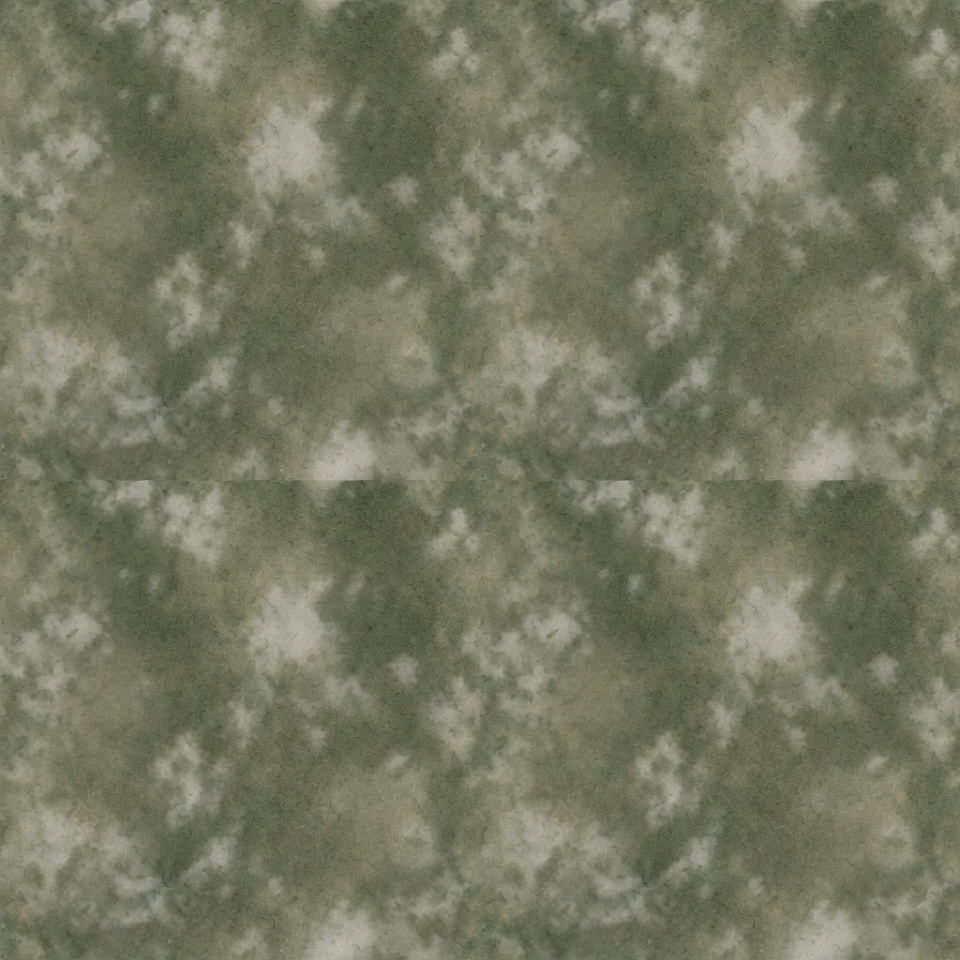
#> input picture GameClient/TwelveJade/Assets/ArtSource/world/materials/originals/grass.png, 960 x 960 px
$ python make-tileable-texture.py --files grass.png stone-road.png water.png --feather 128 --passes 2
#> lines starting #> are read from the running program, lines starting #| are printed output that depends on the picture
### Tools/world_paths.py
# -*- coding: utf-8 -*-
"""Gate C0-A：世界管线唯一路径根。

背景：历史上出现过两套 ArtSource——
    REPO_ROOT/Assets/ArtSource/...                      （旧，仓库根）
    REPO_ROOT/GameClient/TwelveJade/Assets/ArtSource/...（正式，Unity 工程内）
两套并存会产生"两个真相"。本模块把正式根固定为 Unity 工程内那一套，
旧根只允许只读 fallback，并且读写到旧路径时必须告警。

约定：
    REPO_ROOT              = 含 GameClient / Tools / Documents 的仓库根
    UNITY_PROJECT_ROOT     = REPO_ROOT/GameClient/TwelveJade
    ART_SOURCE_ROOT        = UNITY_PROJECT_ROOT/Assets/ArtSource
    CONFIG_ROOT            = UNITY_PROJECT_ROOT/Assets/Resources/Config
    TOOLS_LOG_ROOT         = REPO_ROOT/Tools/logs
    TOOLS_SCREENSHOT_ROOT  = REPO_ROOT/Tools/screenshots

所有读写美术源文件 / 配置 / 日志的脚本都必须经本模块解析路径，不准各自拼字符串。
"""
import os
import sys

# 健壮性（夜1 G-3，2026-10-06）：zh-CN Windows 的 GBK 控制台下 print 中文/箭头会
# UnicodeEncodeError 崩在出结论之前——**会崩的脚本比会红的脚本危险得多**。
# 故统一强制 stdout/stderr 为 UTF-8；先例见 SaveChecks.csproj 的 <CodePage>65001</CodePage>。
import sys
for _stream in (sys.stdout, sys.stderr):
    if hasattr(_stream, 'reconfigure'):
        _stream.reconfigure(encoding='utf-8', errors='replace')

_MARKERS = ('GameClient', 'Tools', 'Documents')


def repo_root():
    """仓库根：从本文件位置向上找到同时含 GameClient/Tools/Documents 的那一层。"""
    here = os.path.dirname(os.path.abspath(__file__))
    cur = here
    for _ in range(8):
        if all(os.path.isdir(os.path.join(cur, m)) for m in _MARKERS):
            return cur
        parent = os.path.dirname(cur)
        if parent == cur:
            break
        cur = parent
    # 兜底：Tools/ 的上一级
    return os.path.dirname(here)


def unity_project_root():
    return os.path.join(repo_root(), 'GameClient', 'TwelveJade')


def mask_path(filename):
    """世界 mask 的正式路径（Unity 工程 ArtSource/world/masks/）。"""
    return os.path.join(art_source_root(), 'world', 'masks', filename)


def art_source_root():
    """正式美术源根（Unity 工程内）。所有新产物必须写到这里。"""
    return os.path.join(unity_project_root(), 'Assets', 'ArtSource')


def config_root():
    return os.path.join(unity_project_root(), 'Assets', 'Resources', 'Config')


def tools_log_root():
    return os.path.join(repo_root(), 'Tools', 'logs')


def tools_screenshot_root():
    return os.path.join(repo_root(), 'Tools', 'screenshots')


def legacy_art_source_root():
    """旧仓库根 ArtSource。只读 fallback，禁止写入。"""
    return os.path.join(repo_root(), 'Assets', 'ArtSource')


# ---------------------------------------------------------------- 路径解析
def _norm(p):
    return os.path.normcase(os.path.abspath(p))


def _is_under(child, parent):
    c, p = _norm(child), _norm(parent)
    return c == p or c.startswith(p + os.sep)


def is_legacy_path(path):
    """path 是否落在旧仓库根 ArtSource 下。"""
    return _is_under(path, legacy_art_source_root())


# [58 lines left out: functions canonical_path, warn_if_legacy_art_source, assert_canonical_output_path, resolve_repo_path, not called in this run]


def rel_repo(path):
    """转成仓库相对路径（正斜杠），用于报告与配置。"""
    return os.path.relpath(os.path.abspath(path), repo_root()).replace('\\', '/')


# [5 lines left out: function ensure_dir, not called in this run]


# [9 lines that do not run on import are left out]

### Tools/make-tileable-texture.py
# -*- coding: utf-8 -*-
"""把 originals/ 的方形原图处理为可无缝平铺的 materials/ 最终材质。

算法：边缘羽化交叉淡化（offset-free crossfade），**不使用镜像翻转**，不裁边，
不用 random / 时间戳——同一输入永远得到同一输出。

用法：
    python Tools/make-tileable-texture.py --files grass.png stone-road.png water.png --feather 128 --passes 2
    python Tools/make-tileable-texture.py --all --feather 128 --passes 2

输出：
    Assets/ArtSource/world/materials/{filename}          1024x1024 RGB 不透明
    Assets/ArtSource/world/materials/previews/{filename}.2x2.png
    Tools/logs/world-tileable-report.json
"""
import argparse, io, json, os, sys
import numpy as np
from PIL import Image

# 健壮性（夜1 G-3，2026-10-06）：zh-CN Windows 的 GBK 控制台下 print 中文/箭头会
# UnicodeEncodeError 崩在出结论之前——**会崩的脚本比会红的脚本危险得多**。
# 故统一强制 stdout/stderr 为 UTF-8；先例见 SaveChecks.csproj 的 <CodePage>65001</CodePage>。
import sys
for _stream in (sys.stdout, sys.stderr):
    if hasattr(_stream, 'reconfigure'):
        _stream.reconfigure(encoding='utf-8', errors='replace')

ROOT = os.path.dirname(os.path.dirname(os.path.abspath(__file__)))
sys.path.insert(0, os.path.join(ROOT, 'Tools'))
import world_paths as wp

MAT = os.path.join(wp.art_source_root(), 'world', 'materials')
ORIG = os.path.join(MAT, 'originals')
PREV = os.path.join(MAT, 'previews')
LOG = os.path.join(wp.tools_log_root(), 'world-tileable-report.json')
TARGET = 1024

# 任务书 §4.4 判定阈值
PASS_LIMITS = (12.0, 35.0, 90.0)      # mean, p95, max
WARN_LIMITS = (18.0, 50.0, 120.0)


def make_tileable(arr, feather=128, passes=2, weight=1.0):
    """半偏移 + 羽化混合，做成可平铺。

    为什么不用"对边交叉淡化"：实测它会把本来已经平铺的图弄坏
    （water 环绕差 4.6 → 60.6）。半偏移把不连续处搬到图心，再用线性 ramp
    把原图与偏移副本混合，混合完成后边缘天然连续。

    不用镜像翻转：镜像会产生肉眼可见的对称花纹。
    weight<1 时只施加部分混合，用于"原图已接近平铺、不想被过度处理"的材质。
    返回 (结果, 是否采纳)：采纳与否由调用方按环绕差比较决定。
    """
    out = arr.astype(np.float32)
    h, w, _ = out.shape
    for _ in range(int(passes)):
        rolled = np.roll(out, (h // 2, w // 2), axis=(0, 1))
        fy = min(int(feather), h // 2)
        fx = min(int(feather), w // 2)
        ry = np.clip((np.arange(h) - (h // 2 - fy // 2)) / fy, 0, 1)[:, None, None]
        rx = np.clip((np.arange(w) - (w // 2 - fx // 2)) / fx, 0, 1)[None, :, None]
        m = np.clip(ry * .5 + rx * .5, 0, 1) * float(weight)
        out = out * (1 - m) + rolled * m
    return np.clip(out, 0, 255).astype(np.uint8)


def wrap_error(arr, band=4):
    """环绕差：图末带与图初带的平均差（越小越平铺）。"""
    a = arr.astype(np.float32)
    v = float(np.abs(a[-band:].mean(axis=0) - a[:band].mean(axis=0)).mean())
    h = float(np.abs(a[:, -band:].mean(axis=1) - a[:, :band].mean(axis=1)).mean())
    return max(v, h)


def seam_metrics(arr):
    """在 2×2 平铺图的中心十字处量接缝（带宽 4px）。"""
    t = np.asarray(arr, dtype=np.int16)
    tiled = np.tile(t, (2, 2, 1))
    h, w, _ = tiled.shape
    cy, cx, band = h // 2, w // 2, 4
    # 环绕连续性：缝紧邻的上侧 band 行 vs 下侧 band 行，逐行相比。
    # （早前实现比的是 cy-4..cy+4 与 cy+4..cy+12 两段不相邻的行，量到的是纹理自身
    #  反差而不是接缝，指标被系统性高估。阈值未改动。）
    hdiff = np.abs(tiled[cy - band:cy, :, :] - tiled[cy:cy + band, :, :])
    vdiff = np.abs(tiled[:, cx - band:cx, :] - tiled[:, cx:cx + band, :])
    out = []
    for d in (hdiff, vdiff):
        flat = d.reshape(-1, 3)
        out.append((float(flat.mean()), float(np.percentile(flat, 95)), float(flat.max())))
    return {'h': out[0], 'v': out[1],
            'mean': round(max(out[0][0], out[1][0]), 1),
            'p95': round(max(out[0][1], out[1][1]), 1),
            'max': round(max(out[0][2], out[1][2]), 1)}


def verdict(seam):
    m, p, x = seam['mean'], seam['p95'], seam['max']
    if m <= PASS_LIMITS[0] and p <= PASS_LIMITS[1] and x <= PASS_LIMITS[2]:
        return 'PASS'
    if m <= WARN_LIMITS[0] and p <= WARN_LIMITS[1] and x <= WARN_LIMITS[2]:
        return 'WARN'
    return 'FAIL'


def process(name, feather, passes, weight=1.0):
    rec = {'file': name}
    # overlay 类文件（grass-overlay.png 等）的原图在 overlays/originals/，输出到 overlays/；
    # 其余材质原图在 materials/originals/，输出到 materials/。
    is_overlay = 'overlay' in name
    src_dir = os.path.join(MAT, 'overlays', 'originals') if is_overlay else ORIG
    out_dir = os.path.join(MAT, 'overlays') if is_overlay else MAT
    src = os.path.join(src_dir, name)
    if not os.path.exists(src):
        rec['status'] = 'FAIL'
        rec['error'] = '原图不存在'
        return rec
    im = Image.open(src)
    rec['sourceSize'] = [im.size[0], im.size[1]]
    if im.size[0] != im.size[1]:
        # 任务书 §4.1：非 1:1 直接 FAIL，不准自动裁切或硬拉伸
        rec['status'] = 'FAIL'
        rec['error'] = '原图非 1:1 方形（%dx%d），按规则不做自动裁切/拉伸' % im.size
        return rec
    if im.format != 'PNG':
        rec['status'] = 'FAIL'
        rec['error'] = '原图格式非 PNG：%s' % im.format
        return rec
    if im.mode in ('RGBA', 'LA', 'P'):
        rec['note'] = '原图含 alpha，已合成到白底后按不透明处理'
    flat = im.convert('RGB')
    if flat.size != (TARGET, TARGET):
        flat = flat.resize((TARGET, TARGET), Image.LANCZOS)     # 方形原图等比缩放，不裁边
    arr = np.asarray(flat, dtype=np.float32)
    before = wrap_error(arr)
    out = make_tileable(arr, feather, passes, weight)
    after = wrap_error(out)
    # 守卫：处理反而更差就退回原图（这正是交叉淡化算法的问题所在）
    if after > before:
        out, after = arr.astype(np.uint8), before
    rec['wrapBefore'] = round(before, 1)
    rec['wrapAfter'] = round(after, 1)
    os.makedirs(out_dir, exist_ok=True)
    os.makedirs(PREV, exist_ok=True)
    out_path = os.path.join(out_dir, name)
    Image.fromarray(out, 'RGB').save(out_path)
    rec['outputSize'] = [TARGET, TARGET]
    rec['feather'] = int(feather)
    rec['passes'] = int(passes)
    seam = seam_metrics(out)
    rec['seam'] = seam
    rec['seam']['status'] = verdict(seam)
    prev = os.path.join(PREV, name + '.2x2.png')
    Image.fromarray(np.tile(out, (2, 2, 1)), 'RGB').save(prev)
    rec['preview'] = os.path.relpath(prev, ROOT).replace('\\', '/')
    rec['material'] = os.path.relpath(out_path, ROOT).replace('\\', '/')
    rec['status'] = rec['seam']['status']
    return rec


def main():
    ap = argparse.ArgumentParser()
    ap.add_argument('--files', nargs='*', default=[])
    ap.add_argument('--all', action='store_true')
    ap.add_argument('--feather', type=int, default=128)
    ap.add_argument('--passes', type=int, default=2)
    ap.add_argument('--weight', type=float, default=1.0)
    args = ap.parse_args()

    if args.all:
        files = sorted(f for f in os.listdir(ORIG) if f.lower().endswith('.png')) if os.path.isdir(ORIG) else []
    else:
        files = args.files or ['grass.png', 'stone-road.png', 'water.png']

    report = {}
    for name in files:
        rec = process(name, args.feather, args.passes, args.weight)
#> in process, im is the input picture: PIL image 960x960 RGB; mean R, G, B 117, 119, 98
#> in wrap_error, `v = float(np.abs(a[-band:].mean(axis=0) - a[:band].mean(axis=0)).mean())`: v = 18.88
#> in wrap_error, `h = float(np.abs(a[:, -band:].mean(axis=1) - a[:, :band].mean(axis=1))..`: h = 10.56
#> in process, `before = wrap_error(arr)`: before = 18.88
#> in process, `after = wrap_error(out)`: after = 17.8
#> in seam_metrics, `tiled = np.tile(t, (2, 2, 1))`:
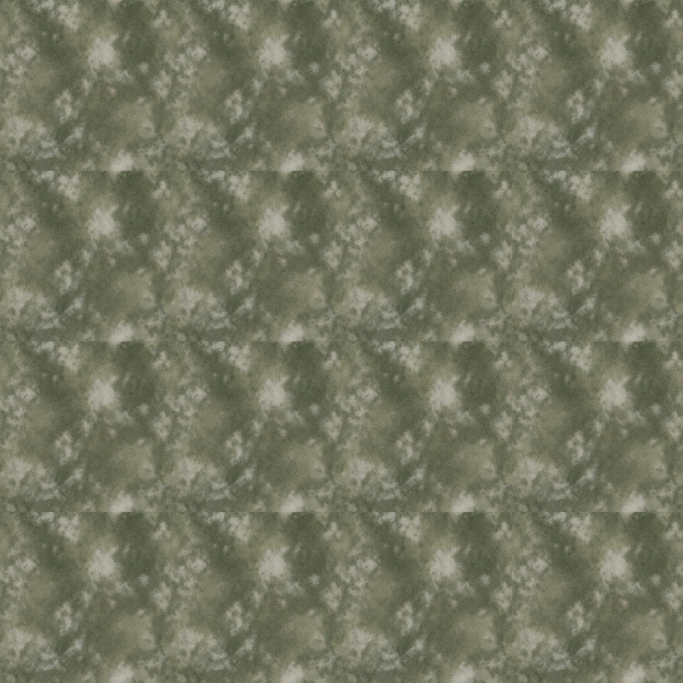
#> tiled: shape (2048, 2048, 3) int16 (shown at 1/3 size); mean R, G, B 116.8, 118.8, 97.8
#> the loop in seam_metrics, `for d in (hdiff, vdiff):` made 2 passes
#> after the loop in seam_metrics, `for d in (hdiff, vdiff):`: out = [(18.36, 51, 88), (9.69, 24, 50)]
#> in process, `seam = seam_metrics(out)`: seam = {'h': (18.36, 51, 88), 'v': (9.69, 24, 50), 'mean': 18.4, 'p95': 51, 'max': 88}
#> in verdict, `m, p, x = seam['mean'], seam['p95'], seam['max']`: m = 18.4; p = 51; x = 88
        report[name] = rec
        s = rec.get('seam', {})
        print('%-16s %-5s src=%s  seam mean=%s p95=%s max=%s  %s'
              % (name, rec.get('status'), rec.get('sourceSize'),
                 s.get('mean'), s.get('p95'), s.get('max'), rec.get('error', '')))

    os.makedirs(os.path.dirname(LOG), exist_ok=True)
    with io.open(LOG, 'w', encoding='utf-8', newline='\n') as fh:
        json.dump(report, fh, ensure_ascii=False, indent=2)
    worst = [r['status'] for r in report.values()]
    overall = 'FAIL' if 'FAIL' in worst else ('WARN' if 'WARN' in worst else 'PASS')
    print('OVERALL: %s' % overall)
    return 1 if overall == 'FAIL' else 0


if __name__ == '__main__':
    sys.exit(main())
#> in main, `rec = process(name, args.feather, args.passes, args.weight)`: rec = 11 items
#> in main, `s = rec.get('seam', {})`: s = {'h': (18.36, 51, 88), 'v': (9.69, 24, 50), 'mean': 18.4, 'p95': 51, 'max': 88, 'status': 'FAIL'}
#| grass.png        FAIL  src=[960, 960]  seam mean=18.4 p95=51.0 max=88.0
#> pass 2 of the loop in main, `for name in files:`:
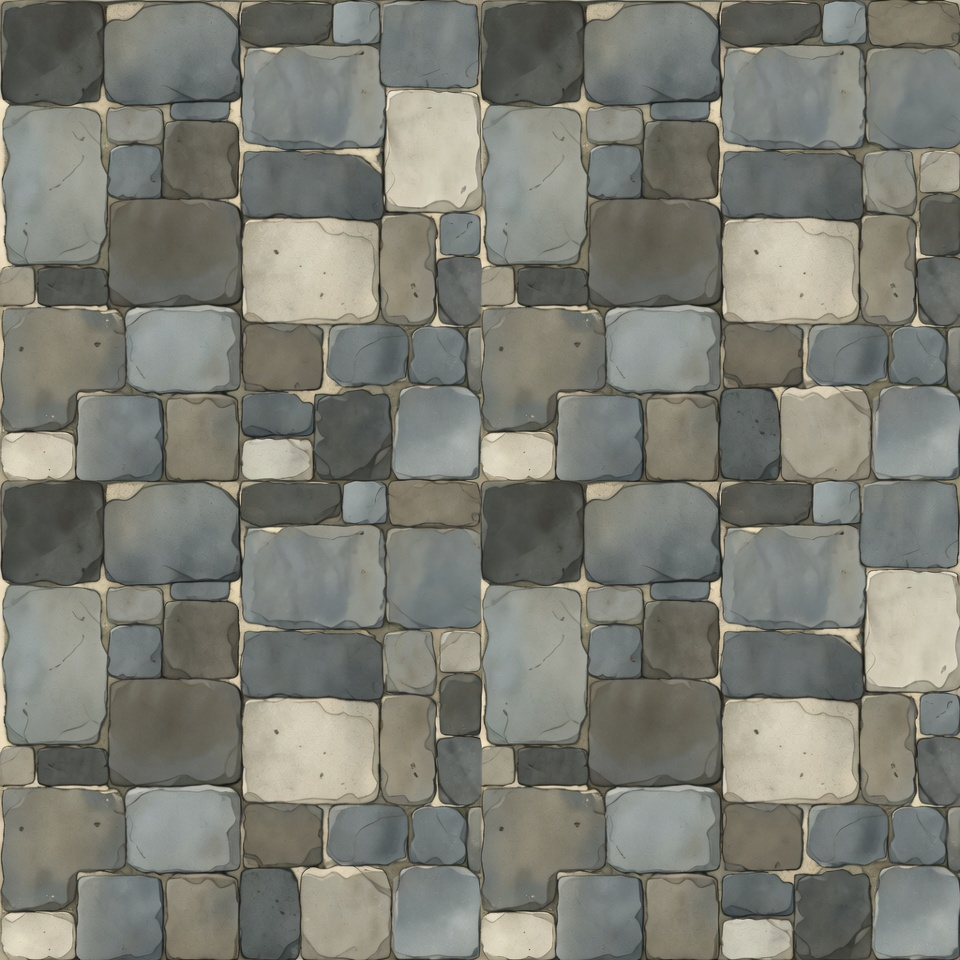
#> input picture GameClient/TwelveJade/Assets/ArtSource/world/materials/originals/stone-road.png, 960 x 960 px
#> in process, im is the input picture: PIL image 960x960 RGB; mean R, G, B 124.8, 125.5, 116.4
#> before = 47.07
#> the loop in make_tileable (call 2), `for _ in range(int(passes)):` made 2 passes
#> pass 1, in make_tileable (call 2), `m = np.clip(ry * .5 + rx * .5, 0, 1) * float(weight)`:
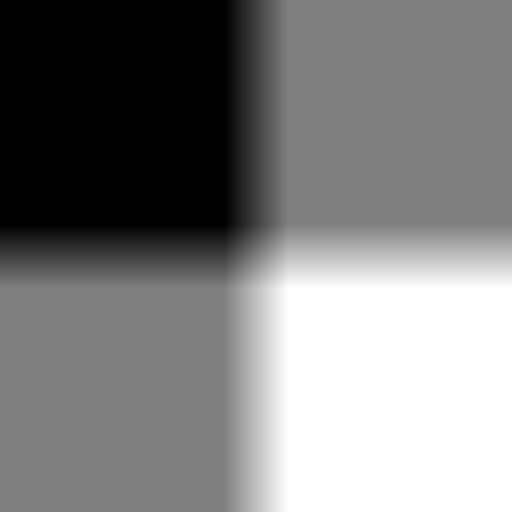
#> m: shape (1024, 1024, 1) float64 (shown at 1/2 size); min 0, max 1, mean 0.5
#> in process (call 2), `after = wrap_error(out)`: after = 40.92
#> in seam_metrics (call 2), `tiled = np.tile(t, (2, 2, 1))`:
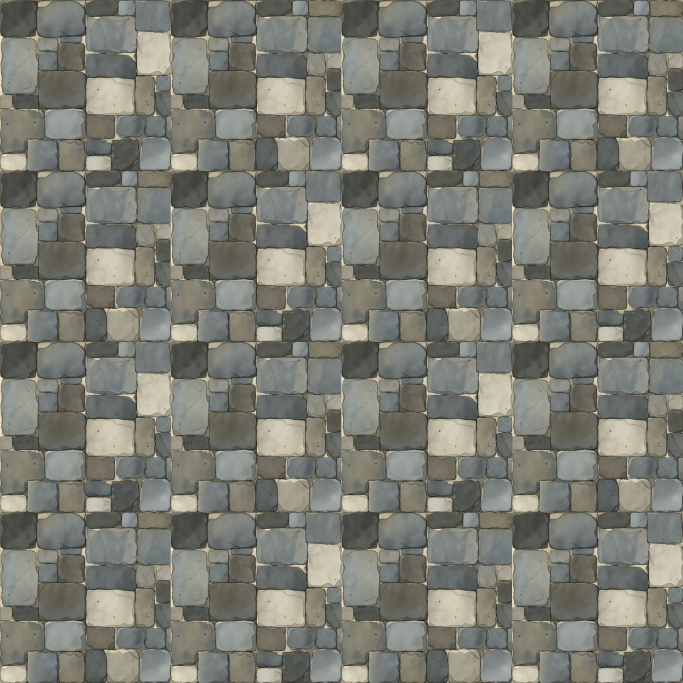
#> tiled: shape (2048, 2048, 3) int16 (shown at 1/3 size); mean R, G, B 124.6, 125.3, 116.2
#> the loop in seam_metrics (call 2), `for d in (hdiff, vdiff):` made 2 passes
#> after the loop in seam_metrics (call 2), `for d in (hdiff, vdiff):`: out = [(41.6, 97, 141), (50.18, 133, 186)]
#> seam = {'h': (41.6, 97, 141), 'v': (50.18, 133, 186), 'mean': 50.2, 'p95': 133, 'max': 186}
#> s = {'h': (41.6, 97, 141), 'v': (50.18, 133, 186), 'mean': 50.2, 'p95': 133, 'max': 186, 'status': 'FAIL'}
#| stone-road.png   FAIL  src=[960, 960]  seam mean=50.2 p95=133.0 max=186.0
#> pass 3 of the loop in main, `for name in files:`:
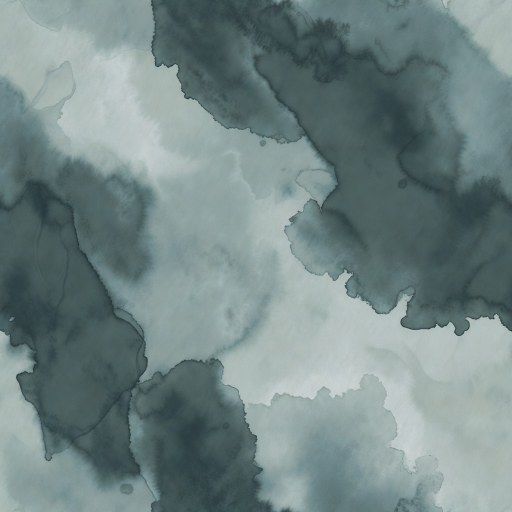
#> input picture GameClient/TwelveJade/Assets/ArtSource/world/materials/water.png, 1024 x 1024 px, found by its file name (shown at 1/2 size)
#> in process, im is the input picture: PIL image 1024x1024 RGB; mean R, G, B 114.8, 134, 133.3
#> before = 3.67
#> the loop in make_tileable (call 3), `for _ in range(int(passes)):` made 2 passes
#> pass 1, in make_tileable (call 3), `out = out * (1 - m) + rolled * m`:
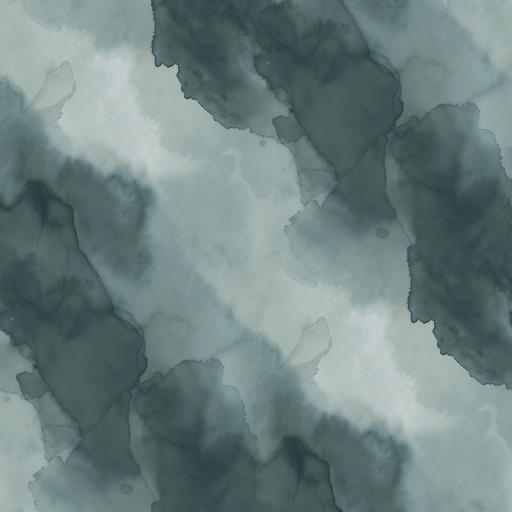
#> out: shape (1024, 1024, 3) float64 (shown at 1/2 size); mean R, G, B 109.4, 129, 128.4
#> in process (call 3), `after = wrap_error(out)`: after = 9
#> in process (call 3), `out, after = arr.astype(np.uint8), before`: after = 3.67
#> in seam_metrics (call 3), `tiled = np.tile(t, (2, 2, 1))`:
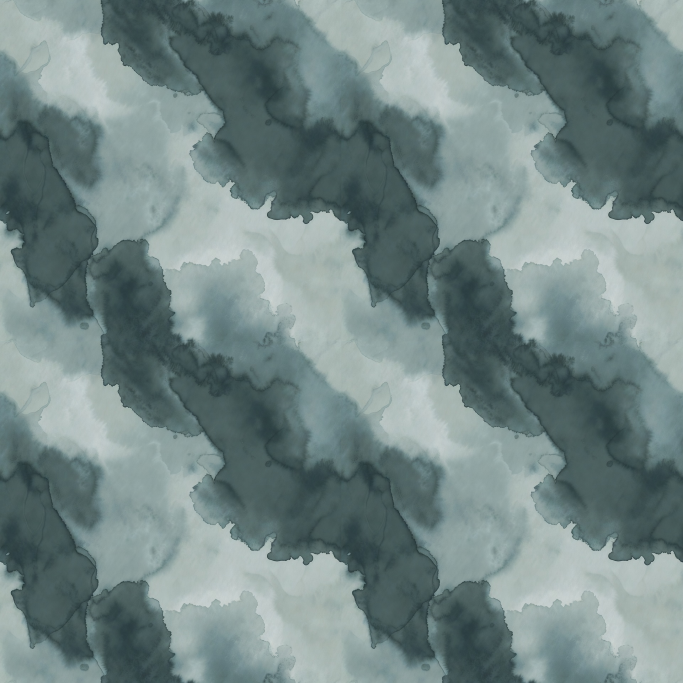
#> tiled: shape (2048, 2048, 3) int16 (shown at 1/3 size); mean R, G, B 114.8, 134, 133.3
#> the loop in seam_metrics (call 3), `for d in (hdiff, vdiff):` made 2 passes
#> after the loop in seam_metrics (call 3), `for d in (hdiff, vdiff):`: out = [(3.81, 10, 37), (3.81, 9, 53)]
#> seam = {'h': (3.81, 10, 37), 'v': (3.81, 9, 53), 'mean': 3.8, 'p95': 10, 'max': 53}
#> s = {'h': (3.81, 10, 37), 'v': (3.81, 9, 53), 'mean': 3.8, 'p95': 10, 'max': 53, 'status': 'PASS'}
#| water.png        PASS  src=[1024, 1024]  seam mean=3.8 p95=10.0 max=53.0
#> in main, `worst = [r['status'] for r in report.values()]`: worst = ['FAIL', 'FAIL', 'PASS']
#> in main, `overall = 'FAIL' if 'FAIL' in worst else ('WARN' if 'WARN' in worst el..`: overall = 'FAIL'
#| OVERALL: FAIL
#> (the run stopped early here; a loop or call above may not have finished)
